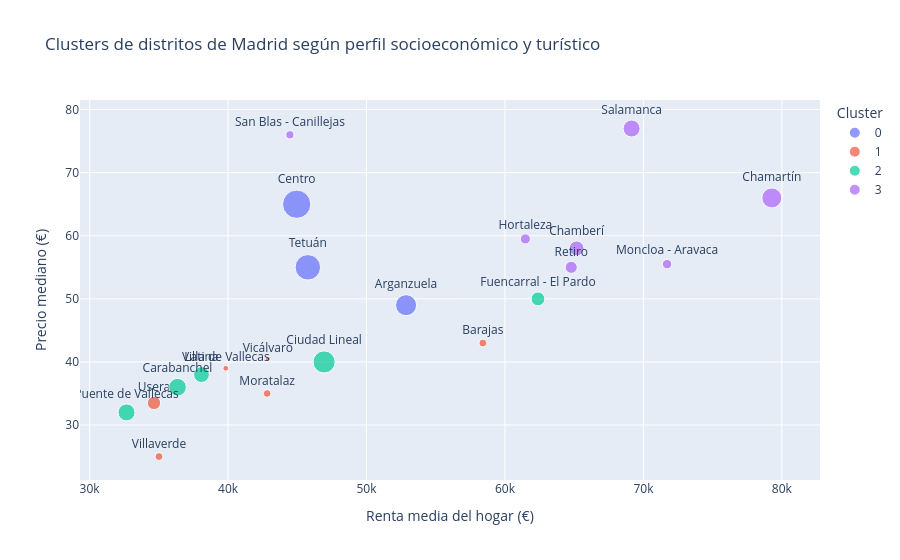

Notebook code cell kept with this figure:
### Code cell
fig = px.scatter(
    district_agg,
    x="renta_media_hogar",
    y="precio_mediano",
    color=district_agg["cluster"].astype(str),
    text="neighbourhood_group",
    size="total_vut",
    labels={
        "renta_media_hogar": "Renta media del hogar (€)",
        "precio_mediano": "Precio mediano (€)",
        "color": "Cluster",
    },
    title="Clusters de distritos de Madrid según perfil socioeconómico y turístico",
)
fig.update_traces(textposition="top center")
fig.show()

### Figure 1 — Plotly figure (JSON) as saved in the notebook; plotly's stock layout.template omitted (floating-point values rounded to 4 significant figures)
{"data": [{"hovertemplate": "Cluster=0<br>Renta media del hogar (€)=%{x}<br>Precio mediano (€)=%{y}<br>total_vut=%{marker.size}<br>neighbourhood_group=%{text}<extra></extra>", "legendgroup": "0", "marker": {"color": "#636efa", "size": [121, 218, 177], "sizemode": "area", "sizeref": 0.545, "symbol": "circle"}, "mode": "markers+text", "name": "0", "orientation": "v", "showlegend": true, "text": ["Arganzuela", "Centro", "Tetuán"], "textposition": "top center", "type": "scatter", "x": [52857, 44958, 45762], "xaxis": "x", "y": [49.0, 65.0, 55.0], "yaxis": "y"}, {"hovertemplate": "Cluster=1<br>Renta media del hogar (€)=%{x}<br>Precio mediano (€)=%{y}<br>total_vut=%{marker.size}<br>neighbourhood_group=%{text}<extra></extra>", "legendgroup": "1", "marker": {"color": "#EF553B", "size": [17, 16, 48, 7, 9, 17], "sizemode": "area", "sizeref": 0.545, "symbol": "circle"}, "mode": "markers+text", "name": "1", "orientation": "v", "showlegend": true, "text": ["Barajas", "Moratalaz", "Usera", "Vicálvaro", "Villa de Vallecas", "Villaverde"], "textposition": "top center", "type": "scatter", "x": [58405, 42823, 34651, 42870, 39836, 35011], "xaxis": "x", "y": [43.0, 35.0, 33.5, 40.5, 39.0, 25.0], "yaxis": "y"}, {"hovertemplate": "Cluster=2<br>Renta media del hogar (€)=%{x}<br>Precio mediano (€)=%{y}<br>total_vut=%{marker.size}<br>neighbourhood_group=%{text}<extra></extra>", "legendgroup": "2", "marker": {"color": "#00cc96", "size": [85, 133, 52, 68, 79], "sizemode": "area", "sizeref": 0.545, "symbol": "circle"}, "mode": "markers+text", "name": "2", "orientation": "v", "showlegend": true, "text": ["Carabanchel", "Ciudad Lineal", "Fuencarral - El Pardo", "Latina", "Puente de Vallecas"], "textposition": "top center", "type": "scatter", "x": [36350, 46937, 62385, 38078, 32666], "xaxis": "x", "y": [36.0, 40.0, 50.0, 38.0, 32.0], "yaxis": "y"}, {"hovertemplate": "Cluster=3<br>Renta media del hogar (€)=%{x}<br>Precio mediano (€)=%{y}<br>total_vut=%{marker.size}<br>neighbourhood_group=%{text}<extra></extra>", "legendgroup": "3", "marker": {"color": "#ab63fa", "size": [109, 60, 28, 24, 40, 79, 18], "sizemode": "area", "sizeref": 0.545, "symbol": "circle"}, "mode": "markers+text", "name": "3", "orientation": "v", "showlegend": true, "text": ["Chamartín", "Chamberí", "Hortaleza", "Moncloa - Aravaca", "Retiro", "Salamanca", "San Blas - Canillejas"], "textposition": "top center", "type": "scatter", "x": [79274, 65174, 61472, 71711, 64787, 69147, 44468], "xaxis": "x", "y": [66.0, 58.0, 59.5, 55.5, 55.0, 77.0, 76.0], "yaxis": "y"}], "layout": {"legend": {"itemsizing": "constant", "title": {"text": "Cluster"}, "tracegroupgap": 0}, "title": {"text": "Clusters de distritos de Madrid según perfil socioeconómico y turístico"}, "xaxis": {"anchor": "y", "domain": [0, 1], "title": {"text": "Renta media del hogar (€)"}}, "yaxis": {"anchor": "x", "domain": [0, 1], "title": {"text": "Precio mediano (€)"}}}}
